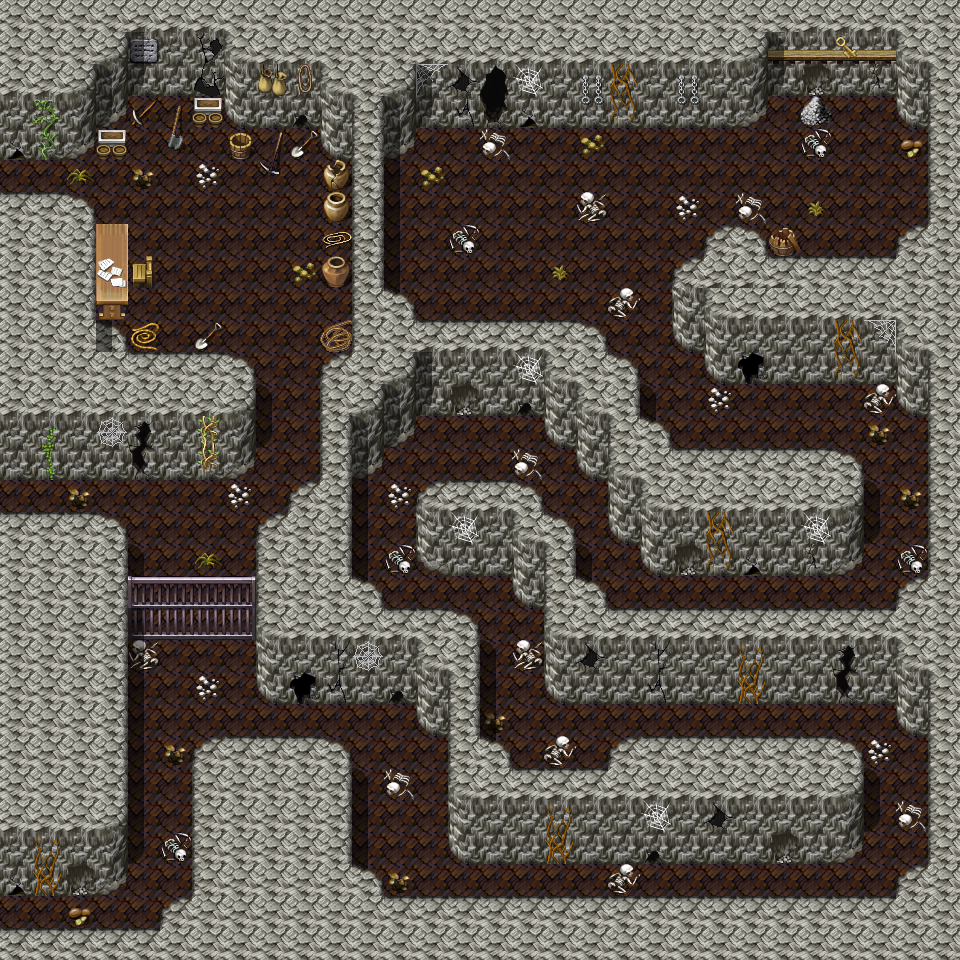

Below is a game level as drawn by its tile map, then a one-line description and the .tmx that defines it (tile-layer data replaced by summaries):
An orthogonal 30x30 tile map with 32x32 px tiles, 3 tile layers (Ground, Objects, Above), 5 hidden layers not drawn, 61 tilesets and 26 objects (14x spawn, 4x script, 3x mapchange, 3x replace, 2x key).

<map version="1.0" tiledversion="1.1.5" orientation="orthogonal" renderorder="right-down" width="30" height="30" tilewidth="32" tileheight="32" infinite="0" nextobjectid="35">
 <tileset firstgid="1" name="map_bed_1" tilewidth="32" tileheight="32" tilecount="128" columns="16">
  <image source="../drawable/map_bed_1.png" width="512" height="256" />
 </tileset>
 <tileset firstgid="129" name="map_border_1" tilewidth="32" tileheight="32" tilecount="128" columns="16">
  <image source="../drawable/map_border_1.png" width="512" height="256" />
 </tileset>
 <tileset firstgid="257" name="map_bridge_1" tilewidth="32" tileheight="32" tilecount="128" columns="16">
  <image source="../drawable/map_bridge_1.png" width="512" height="256" />
 </tileset>
 <tileset firstgid="385" name="map_bridge_2" tilewidth="32" tileheight="32" tilecount="128" columns="16">
  <image source="../drawable/map_bridge_2.png" width="512" height="256" />
 </tileset>
 <tileset firstgid="513" name="map_broken_1" tilewidth="32" tileheight="32" tilecount="128" columns="16">
  <image source="../drawable/map_broken_1.png" width="512" height="256" />
 </tileset>
 <tileset firstgid="641" name="map_cavewall_1" tilewidth="32" tileheight="32" tilecount="108" columns="18">
  <image source="../drawable/map_cavewall_1.png" width="576" height="192" />
 </tileset>
 <tileset firstgid="749" name="map_cavewall_2" tilewidth="32" tileheight="32" tilecount="108" columns="18">
  <image source="../drawable/map_cavewall_2.png" width="576" height="192" />
 </tileset>
 <tileset firstgid="857" name="map_cavewall_3" tilewidth="32" tileheight="32" tilecount="108" columns="18">
  <image source="../drawable/map_cavewall_3.png" width="576" height="192" />
 </tileset>
 <tileset firstgid="965" name="map_cavewall_4" tilewidth="32" tileheight="32" tilecount="108" columns="18">
  <image source="../drawable/map_cavewall_4.png" width="576" height="192" />
 </tileset>
 <tileset firstgid="1073" name="map_chair_table_1" tilewidth="32" tileheight="32" tilecount="128" columns="16">
  <image source="../drawable/map_chair_table_1.png" width="512" height="256" />
 </tileset>
 <tileset firstgid="1201" name="map_chair_table_2" tilewidth="32" tileheight="32" tilecount="128" columns="16">
  <image source="../drawable/map_chair_table_2.png" width="512" height="256" />
 </tileset>
 <tileset firstgid="1329" name="map_crate_1" tilewidth="32" tileheight="32" tilecount="128" columns="16">
  <image source="../drawable/map_crate_1.png" width="512" height="256" />
 </tileset>
 <tileset firstgid="1457" name="map_cupboard_1" tilewidth="32" tileheight="32" tilecount="128" columns="16">
  <image source="../drawable/map_cupboard_1.png" width="512" height="256" />
 </tileset>
 <tileset firstgid="1585" name="map_curtain_1" tilewidth="32" tileheight="32" tilecount="128" columns="16">
  <image source="../drawable/map_curtain_1.png" width="512" height="256" />
 </tileset>
 <tileset firstgid="1713" name="map_entrance_1" tilewidth="32" tileheight="32" tilecount="128" columns="16">
  <image source="../drawable/map_entrance_1.png" width="512" height="256" />
 </tileset>
 <tileset firstgid="1841" name="map_entrance_2" tilewidth="32" tileheight="32" tilecount="128" columns="16">
  <image source="../drawable/map_entrance_2.png" width="512" height="256" />
 </tileset>
 <tileset firstgid="1969" name="map_fence_1" tilewidth="32" tileheight="32" tilecount="128" columns="16">
  <image source="../drawable/map_fence_1.png" width="512" height="256" />
 </tileset>
 <tileset firstgid="2097" name="map_fence_2" tilewidth="32" tileheight="32" tilecount="128" columns="16">
  <image source="../drawable/map_fence_2.png" width="512" height="256" />
 </tileset>
 <tileset firstgid="2225" name="map_fence_3" tilewidth="32" tileheight="32" tilecount="128" columns="16">
  <image source="../drawable/map_fence_3.png" width="512" height="256" />
 </tileset>
 <tileset firstgid="2353" name="map_fence_4" tilewidth="32" tileheight="32" tilecount="128" columns="16">
  <image source="../drawable/map_fence_4.png" width="512" height="256" />
 </tileset>
 <tileset firstgid="2481" name="map_ground_1" tilewidth="32" tileheight="32" tilecount="128" columns="16">
  <image source="../drawable/map_ground_1.png" width="512" height="256" />
 </tileset>
 <tileset firstgid="2609" name="map_ground_2" tilewidth="32" tileheight="32" tilecount="128" columns="16">
  <image source="../drawable/map_ground_2.png" width="512" height="256" />
 </tileset>
 <tileset firstgid="2737" name="map_ground_3" tilewidth="32" tileheight="32" tilecount="128" columns="16">
  <image source="../drawable/map_ground_3.png" width="512" height="256" />
 </tileset>
 <tileset firstgid="2865" name="map_ground_4" tilewidth="32" tileheight="32" tilecount="128" columns="16">
  <image source="../drawable/map_ground_4.png" width="512" height="256" />
 </tileset>
 <tileset firstgid="2993" name="map_ground_5" tilewidth="32" tileheight="32" tilecount="128" columns="16">
  <image source="../drawable/map_ground_5.png" width="512" height="256" />
 </tileset>
 <tileset firstgid="3121" name="map_ground_6" tilewidth="32" tileheight="32" tilecount="128" columns="16">
  <image source="../drawable/map_ground_6.png" width="512" height="256" />
 </tileset>
 <tileset firstgid="3249" name="map_ground_7" tilewidth="32" tileheight="32" tilecount="128" columns="16">
  <image source="../drawable/map_ground_7.png" width="512" height="256" />
 </tileset>
 <tileset firstgid="3377" name="map_ground_8" tilewidth="32" tileheight="32" tilecount="128" columns="16">
  <image source="../drawable/map_ground_8.png" width="512" height="256" />
 </tileset>
 <tileset firstgid="3505" name="map_house_1" tilewidth="32" tileheight="32" tilecount="128" columns="16">
  <image source="../drawable/map_house_1.png" width="512" height="256" />
 </tileset>
 <tileset firstgid="3633" name="map_house_2" tilewidth="32" tileheight="32" tilecount="128" columns="16">
  <image source="../drawable/map_house_2.png" width="512" height="256" />
 </tileset>
 <tileset firstgid="3761" name="map_indoor_1" tilewidth="32" tileheight="32" tilecount="128" columns="16">
  <image source="../drawable/map_indoor_1.png" width="512" height="256" />
 </tileset>
 <tileset firstgid="3889" name="map_indoor_2" tilewidth="32" tileheight="32" tilecount="128" columns="16">
  <image source="../drawable/map_indoor_2.png" width="512" height="256" />
 </tileset>
 <tileset firstgid="4017" name="map_kitchen_1" tilewidth="32" tileheight="32" tilecount="128" columns="16">
  <image source="../drawable/map_kitchen_1.png" width="512" height="256" />
 </tileset>
 <tileset firstgid="4145" name="map_outdoor_1" tilewidth="32" tileheight="32" tilecount="128" columns="16">
  <image source="../drawable/map_outdoor_1.png" width="512" height="256" />
 </tileset>
 <tileset firstgid="4273" name="map_pillar_1" tilewidth="32" tileheight="32" tilecount="128" columns="16">
  <image source="../drawable/map_pillar_1.png" width="512" height="256" />
 </tileset>
 <tileset firstgid="4401" name="map_pillar_2" tilewidth="32" tileheight="32" tilecount="128" columns="16">
  <image source="../drawable/map_pillar_2.png" width="512" height="256" />
 </tileset>
 <tileset firstgid="4529" name="map_plant_1" tilewidth="32" tileheight="32" tilecount="128" columns="16">
  <image source="../drawable/map_plant_1.png" width="512" height="256" />
 </tileset>
 <tileset firstgid="4657" name="map_plant_2" tilewidth="32" tileheight="32" tilecount="128" columns="16">
  <image source="../drawable/map_plant_2.png" width="512" height="256" />
 </tileset>
 <tileset firstgid="4785" name="map_rock_1" tilewidth="32" tileheight="32" tilecount="128" columns="16">
  <image source="../drawable/map_rock_1.png" width="512" height="256" />
 </tileset>
 <tileset firstgid="4913" name="map_rock_2" tilewidth="32" tileheight="32" tilecount="128" columns="16">
  <image source="../drawable/map_rock_2.png" width="512" height="256" />
 </tileset>
 <tileset firstgid="5041" name="map_roof_1" tilewidth="32" tileheight="32" tilecount="128" columns="16">
  <image source="../drawable/map_roof_1.png" width="512" height="256" />
 </tileset>
 <tileset firstgid="5169" name="map_roof_2" tilewidth="32" tileheight="32" tilecount="128" columns="16">
  <image source="../drawable/map_roof_2.png" width="512" height="256" />
 </tileset>
 <tileset firstgid="5297" name="map_roof_3" tilewidth="32" tileheight="32" tilecount="128" columns="16">
  <image source="../drawable/map_roof_3.png" width="512" height="256" />
 </tileset>
 <tileset firstgid="5425" name="map_shop_1" tilewidth="32" tileheight="32" tilecount="128" columns="16">
  <image source="../drawable/map_shop_1.png" width="512" height="256" />
 </tileset>
 <tileset firstgid="5553" name="map_sign_ladder_1" tilewidth="32" tileheight="32" tilecount="128" columns="16">
  <image source="../drawable/map_sign_ladder_1.png" width="512" height="256" />
 </tileset>
 <tileset firstgid="5681" name="map_table_1" tilewidth="32" tileheight="32" tilecount="128" columns="16">
  <image source="../drawable/map_table_1.png" width="512" height="256" />
 </tileset>
 <tileset firstgid="5809" name="map_trail_1" tilewidth="32" tileheight="32" tilecount="128" columns="16">
  <image source="../drawable/map_trail_1.png" width="512" height="256" />
 </tileset>
 <tileset firstgid="5937" name="map_transition_1" tilewidth="32" tileheight="32" tilecount="128" columns="16">
  <image source="../drawable/map_transition_1.png" width="512" height="256" />
 </tileset>
 <tileset firstgid="6065" name="map_transition_2" tilewidth="32" tileheight="32" tilecount="128" columns="16">
  <image source="../drawable/map_transition_2.png" width="512" height="256" />
 </tileset>
 <tileset firstgid="6193" name="map_transition_3" tilewidth="32" tileheight="32" tilecount="128" columns="16">
  <image source="../drawable/map_transition_3.png" width="512" height="256" />
 </tileset>
 <tileset firstgid="6321" name="map_transition_4" tilewidth="32" tileheight="32" tilecount="128" columns="16">
  <image source="../drawable/map_transition_4.png" width="512" height="256" />
 </tileset>
 <tileset firstgid="6449" name="map_transition_5" tilewidth="32" tileheight="32" tilecount="128" columns="16">
  <image source="../drawable/map_transition_5.png" width="512" height="256" />
 </tileset>
 <tileset firstgid="6577" name="map_tree_1" tilewidth="32" tileheight="32" tilecount="128" columns="16">
  <image source="../drawable/map_tree_1.png" width="512" height="256" />
 </tileset>
 <tileset firstgid="6705" name="map_tree_2" tilewidth="32" tileheight="32" tilecount="128" columns="16">
  <image source="../drawable/map_tree_2.png" width="512" height="256" />
 </tileset>
 <tileset firstgid="6833" name="map_wall_1" tilewidth="32" tileheight="32" tilecount="128" columns="16">
  <image source="../drawable/map_wall_1.png" width="512" height="256" />
 </tileset>
 <tileset firstgid="6961" name="map_wall_2" tilewidth="32" tileheight="32" tilecount="120" columns="15">
  <image source="../drawable/map_wall_2.png" width="480" height="256" />
 </tileset>
 <tileset firstgid="7081" name="map_wall_3" tilewidth="32" tileheight="32" tilecount="120" columns="15">
  <image source="../drawable/map_wall_3.png" width="480" height="256" />
 </tileset>
 <tileset firstgid="7201" name="map_wall_4" tilewidth="32" tileheight="32" tilecount="120" columns="15">
  <image source="../drawable/map_wall_4.png" width="480" height="256" />
 </tileset>
 <tileset firstgid="7321" name="map_window_1" tilewidth="32" tileheight="32" tilecount="128" columns="16">
  <image source="../drawable/map_window_1.png" width="512" height="256" />
 </tileset>
 <tileset firstgid="7449" name="map_window_2" tilewidth="32" tileheight="32" tilecount="128" columns="16">
  <image source="../drawable/map_window_2.png" width="512" height="256" />
 </tileset>
 <tileset firstgid="7577" name="map_rock_1" tilewidth="32" tileheight="32" tilecount="128" columns="16">
  <image source="../drawable/map_rock_1.png" width="512" height="256" />
 </tileset>
 <layer name="Ground" width="30" height="30">
  <data>[900 cells, 900 non-empty, 14 distinct tile ids]</data>
 </layer>
 <layer name="Objects" width="30" height="30">
  <data>[900 cells, 194 non-empty, 75 distinct tile ids]</data>
 </layer>
 <layer name="Objects2" width="30" height="30" visible="0">
  <data>[900 cells, 13 non-empty, 13 distinct tile ids]</data>
 </layer>
 <layer name="Above" width="30" height="30">
  <data>[900 cells, 61 non-empty, 10 distinct tile ids]</data>
 </layer>
 <layer name="Above2" width="30" height="30" visible="0">
  <data>[900 cells, 3 non-empty, 3 distinct tile ids]</data>
 </layer>
 <layer name="Top" width="30" height="30" visible="0">
  <data>[900 cells, 5 non-empty, 3 distinct tile ids]</data>
 </layer>
 <layer name="Walkable" width="30" height="30" visible="0">
  <data>[900 cells, 584 non-empty, 1 distinct tile ids]</data>
 </layer>
 <layer name="Walkable2" width="30" height="30" visible="0">
  <data>[900 cells, 15 non-empty, 1 distinct tile ids]</data>
 </layer>
 <objectgroup name="Mapevents" visible="0">
  <object id="1" name="west1" type="mapchange" x="0" y="896" width="32" height="32">
   <properties>
    <property name="map" value="lakecave0" />
    <property name="place" value="east" />
   </properties>
  </object>
  <object id="2" name="west2" type="mapchange" x="0" y="480" width="32" height="32">
   <properties>
    <property name="map" value="lakecave1" />
    <property name="place" value="east1" />
   </properties>
  </object>
  <object id="3" name="west3" type="mapchange" x="0" y="160" width="32" height="32">
   <properties>
    <property name="map" value="lakecave1" />
    <property name="place" value="east2" />
   </properties>
  </object>
  <object id="4" name="script_grow_lakecave1_damerilias_0" type="script" x="32" y="160" width="32" height="32">
   <properties>
    <property name="when" value="step" />
   </properties>
  </object>
  <object id="5" name="script_grow_lakecave1_damerilias_0" type="script" x="32" y="480" width="32" height="32">
   <properties>
    <property name="when" value="step" />
   </properties>
  </object>
  <object id="33" name="lakecave2_script_keycheck3" type="script" x="864" y="96" width="32" height="32" />
  <object id="19" name="lakecave2_script_keycheck1" type="script" x="640" y="64" width="288" height="160" />
 </objectgroup>
 <objectgroup name="Spawn" visible="0">
  <object id="6" name="lakecave2_1" type="spawn" x="64" y="96" width="288" height="512">
   <properties>
    <property name="quantity" value="2" />
    <property name="spawngroup" value="scorpion_1" />
   </properties>
  </object>
  <object id="7" name="lakecave2_2" type="spawn" x="864" y="128" width="64" height="64">
   <properties>
    <property name="spawngroup" value="cave_troll_5" />
   </properties>
  </object>
  <object id="8" name="lakecave2_3" type="spawn" x="640" y="352" width="64" height="32">
   <properties>
    <property name="quantity" value="2" />
    <property name="spawngroup" value="cave_troll_3" />
   </properties>
  </object>
  <object id="9" name="lakecave2_4" type="spawn" x="864" y="480" width="64" height="32">
   <properties>
    <property name="quantity" value="2" />
    <property name="spawngroup" value="cave_troll_3" />
   </properties>
  </object>
  <object id="10" name="lakecave2_5" type="spawn" x="384" y="96" width="416" height="256">
   <properties>
    <property name="quantity" value="2" />
    <property name="spawngroup" value="cave_troll_4" />
   </properties>
  </object>
  <object id="11" name="lakecave2_6" type="spawn" x="384" y="128" width="288" height="224">
   <properties>
    <property name="quantity" value="2" />
    <property name="spawngroup" value="cave_troll_2" />
   </properties>
  </object>
  <object id="12" name="lakecave2_7" type="spawn" x="672" y="97" width="128" height="160">
   <properties>
    <property name="quantity" value="2" />
    <property name="spawngroup" value="cave_troll_3" />
   </properties>
  </object>
  <object id="13" name="lakecave2_8" type="spawn" x="352" y="416" width="576" height="128">
   <properties>
    <property name="quantity" value="2" />
    <property name="spawngroup" value="cave_troll_4" />
   </properties>
  </object>
  <object id="14" name="lakecave2_9" type="spawn" x="64" y="608" width="864" height="320">
   <properties>
    <property name="quantity" value="3" />
    <property name="spawngroup" value="cave_troll_2" />
   </properties>
  </object>
  <object id="15" name="lakecave2_10" type="spawn" x="320" y="384" width="608" height="160">
   <properties>
    <property name="spawngroup" value="cave_troll_3" />
   </properties>
  </object>
  <object id="16" name="lakecave2_11" type="spawn" x="128" y="800" width="64" height="32">
   <properties>
    <property name="quantity" value="2" />
    <property name="spawngroup" value="cave_troll_3" />
   </properties>
  </object>
  <object id="17" name="lakecave2_12" type="spawn" x="352" y="608" width="576" height="288">
   <properties>
    <property name="quantity" value="2" />
    <property name="spawngroup" value="cave_troll_4" />
   </properties>
  </object>
  <object id="18" name="lakecave2_13" type="spawn" x="448" y="544" width="416" height="64">
   <properties>
    <property name="spawngroup" value="cave_troll_3" />
   </properties>
  </object>
  <object id="30" name="caeda" type="spawn" x="96" y="128" width="256" height="256">
   <properties>
    <property name="active" value="false" />
    <property name="ignoreAreas" value="true" />
   </properties>
  </object>
 </objectgroup>
 <objectgroup name="Keys" visible="0">
  <object id="29" name="lakecave2_key_check1" type="key" x="832" y="64" width="32" height="32">
   <properties>
    <property name="phrase" value="lakecave2_key_check1" />
    <property name="requireId" value="cave_troll_5" />
    <property name="requireType" value="killedMonster" />
    <property name="requireValue" value="1" />
   </properties>
  </object>
  <object id="31" name="lakecave2_key_check2" type="key" x="832" y="32" width="32" height="32">
   <properties>
    <property name="phrase" value="lakecave2_key_check2" />
    <property name="requireId" value="base_nondisplay" />
    <property name="requireType" value="questProgress" />
    <property name="requireValue" value="2" />
   </properties>
  </object>
 </objectgroup>
 <objectgroup name="Replace" visible="0">
  <object id="23" name="board" type="replace" x="768" y="32" width="128" height="128">
   <properties>
    <property name="Above" value="Above2" />
    <property name="Objects" value="Objects2" />
    <property name="Walkable" value="Walkable2" />
    <property name="requireId" value="stn_nondisplay" />
    <property name="requireType" value="questProgress" />
    <property name="requireValue" value="211" />
   </properties>
  </object>
  <object id="34" name="key_taken" type="replace" x="864" y="96" width="32" height="32">
   <properties>
    <property name="Above" value="Top" />
    <property name="requireId" value="stn_nondisplay" />
    <property name="requireType" value="questProgress" />
    <property name="requireValue" value="212" />
   </properties>
  </object>
  <object id="29" name="caedas_bed" type="replace" x="256" y="96" width="96" height="96">
   <properties>
    <property name="Objects" value="Objects2" />
    <property name="Walkable" value="Walkable2" />
    <property name="requireId" value="stn_nondisplay" />
    <property name="requireType" value="questProgress" />
    <property name="requireValue" value="205" />
   </properties>
  </object>
 </objectgroup>
</map>
